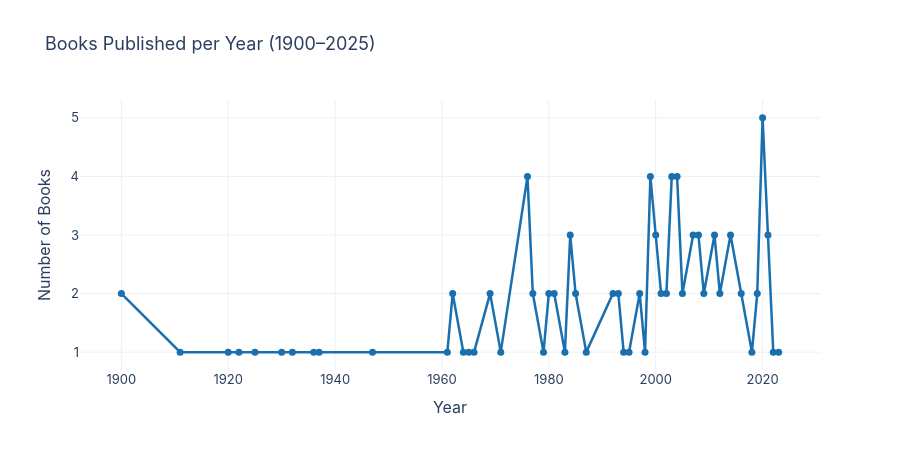

Here is the notebook cell this chart was saved with:
### Code cell
# 4. Books Published per Year (Interactive)
fig = interactive.interactive_books_per_year(df, save=False)
fig.show()

### Figure 1 — Plotly figure (JSON) as saved in the notebook; plotly's stock layout.template omitted (floating-point values rounded to 4 significant figures)
{"data": [{"customdata": [[3.417, 147.0], [4.0, 34.0], [4.0, 6.0], [3.625, 96.0], [4.0, 13.0], [4.0, 22.0], [4.182, 111.0], [4.0, 20.0], [4.0, 20.0], [4.0, 34.0], [4.0, 7.0], [3.722, 31.0], [5.0, 2.0], [4.302, 120.0], [4.0, 4.0], [3.973, 86.0], [3.686, 41.0], [4.5, 98.0], [4.1, 17.0], [4.214, 30.0], [4.408, 100.0], [4.473, 41.0], [2.5, 2.0], [3.287, 69.0], [3.783, 42.0], [4.0, 6.0], [3.737, 18.0], [3.78, 25.0], [4.125, 23.0], [3.583, 18.0], [4.081, 44.0], [4.0, 20.0], [3.75, 50.0], [3.974, 21.0], [3.21, 14.0], [3.158, 10.0], [4.223, 73.0], [3.95, 23.0], [4.1, 32.0], [4.137, 29.0], [3.611, 15.0], [3.062, 27.0], [4.5, 15.0], [3.438, 4.0], [3.917, 7.0], [3.857, 14.0], [4.0, 5.0], [4.167, 10.0], [4.3, 23.0], [4.0, 4.0], [1.0, 7.0], [4.0, 7.0]], "hovertemplate": "Year=%{x}<br>Number of Books=%{y}<br>avg_rating=%{customdata[0]:.2f}<br>total_editions=%{customdata[1]}<extra></extra>", "legendgroup": "", "line": {"color": "#1a6faf", "dash": "solid", "width": 2.5}, "marker": {"size": 7, "symbol": "circle"}, "mode": "lines+markers", "name": "", "orientation": "v", "showlegend": false, "type": "scatter", "x": [1900, 1911, 1920, 1922, 1925, 1930, 1932, 1936, 1937, 1947, 1961, 1962, 1964, 1965, 1966, 1969, 1971, 1976, 1977, 1979, 1980, 1981, 1983, 1984, 1985, 1987, 1992, 1993, 1994, 1995, 1997, 1998, 1999, 2000, 2001, 2002, 2003, 2004, 2005, 2007, 2008, 2009, 2011, 2012, 2014, 2016, 2018, 2019, 2020, 2021, 2022, 2023], "xaxis": "x", "y": [2, 1, 1, 1, 1, 1, 1, 1, 1, 1, 1, 2, 1, 1, 1, 2, 1, 4, 2, 1, 2, 2, 1, 3, 2, 1, 2, 2, 1, 1, 2, 1, 4, 3, 2, 2, 4, 4, 2, 3, 3, 2, 3, 2, 3, 2, 1, 2, 5, 3, 1, 1], "yaxis": "y"}], "layout": {"font": {"family": "Inter", "size": 13}, "height": 450, "legend": {"tracegroupgap": 0}, "title": {"text": "Books Published per Year (1900–2025)"}, "xaxis": {"anchor": "y", "domain": [0, 1], "title": {"text": "Year"}}, "yaxis": {"anchor": "x", "domain": [0, 1], "title": {"text": "Number of Books"}}}}
